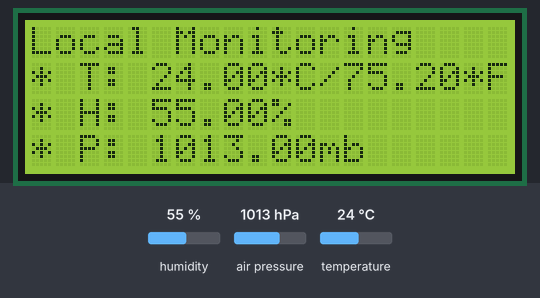
Bench run of a sketch on a simulated Arduino Uno, built with avr-gcc and run on an emulated ATmega328P. On the bench: 20×4 character LCD. The test bench sets the inputs (shaded band); at power-on: air pressure 1013 hPa, temperature 24 °C, humidity 55 %.

Above: at 4.2 s.
4.3 s: air pressure set to 952 hPa
At 6.1 s:
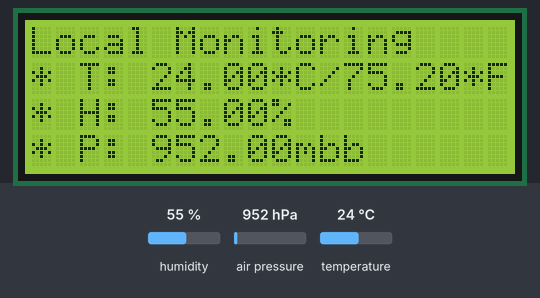
7.0 s: temperature set to 41 °C
At 7.6 s:
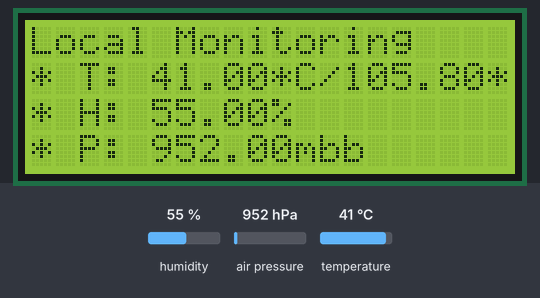
9.7 s: air pressure set to 1000 hPa
At 12.1 s:
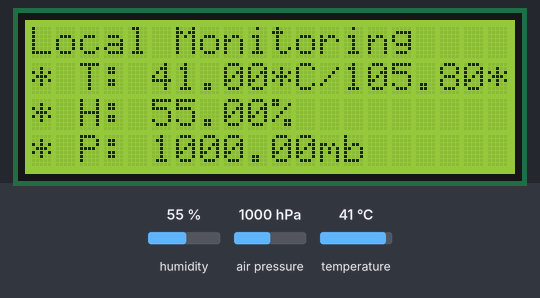
12.9 s: humidity set to 22 %
At 14.9 s:
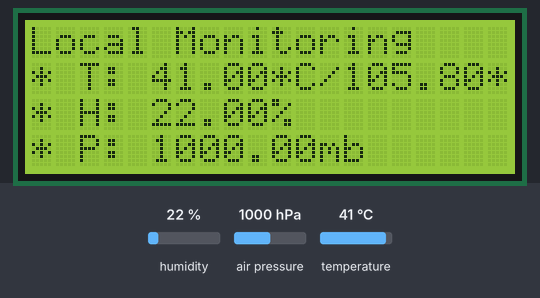
15.6 s: humidity set to 40 %
At 18.2 s:
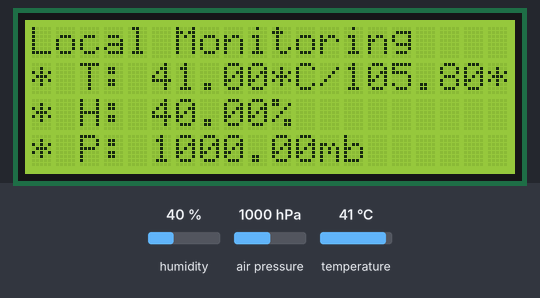
19.1 s: air pressure set to 975 hPa
At 21.0 s:
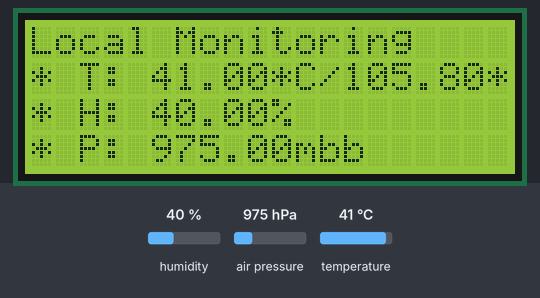
Timing chart, 0 to 22.5 s (numbered marks = the images above; inputs shaded):
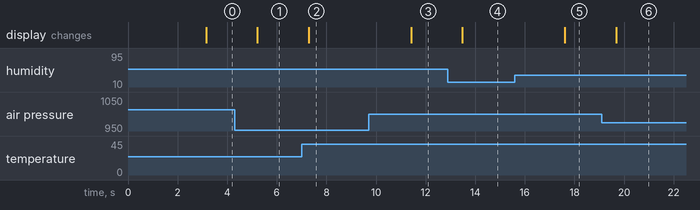

Measured:
- after the input at 4.3 s, the display: changes after 0.91 s (image 1)
- after the input at 7.0 s, the display: changes after 0.28 s (image 2)
- after the input at 9.7 s, the display: changes after 1.7 s (image 3)
- after the input at 12.9 s, the display: changes after 0.58 s (image 4)
- after the input at 15.6 s, the display: changes after 2.0 s (image 5)
- after the input at 19.1 s, the display: changes after 0.59 s (image 6)

The sketch:

dht22bmp28020x4.ino
```cpp
/*
 * GY BMP 280, DHT 22 and LCD test sketch
 * http://satujamsaja.blogspot.co.id
 *
 */

#include <Wire.h>
#include <SPI.h>
#include <Adafruit_Sensor.h>
#include <Adafruit_BMP280.h>
#include <DHT.h>
#include <LiquidCrystal_I2C.h>

#define DHTPIN 2
#define DHTTYPE DHT22

// init bmp using I2C
Adafruit_BMP280 bme;

// init DHT 22
DHT dht(DHTPIN, DHTTYPE);

// LCD
LiquidCrystal_I2C lcd(0x27, 2, 1, 0, 4, 5, 6, 7, 3, POSITIVE);

void setup()
{
  if (!bme.begin())
  {
    lcd.setCursor(0,0);
    lcd.print("Failed to initialize!");
    while (1);
  }

  // dht
  dht.begin();

  // lcd
  lcd.begin(20,4);
  lcd.backlight();
  lcd.setCursor(0,0);
  lcd.print("Initialize...");
  delay(3000);
  lcd.clear();
}

void loop()
{

    float humidity = dht.readHumidity();
    float celcius = dht.readTemperature(); // celcius is default output
    float fahrenheit = dht.readTemperature(true); // set true to read in fahrenheit

    // skip if error occured
    if (isnan(humidity) || isnan(celcius) || isnan(fahrenheit))
    {
      Serial.println("Failed to read from DHT sensor!");
      return;
    }

    lcd.setCursor(0,0);
    lcd.print("Local Monitoring");
    lcd.setCursor(0,1);
    lcd.print("* T: ");
    lcd.print(celcius);
    lcd.print("*C/");
    lcd.print(fahrenheit);
    lcd.print("*F");
    lcd.setCursor(0,2);
    lcd.print("* H: ");
    lcd.print(humidity);
    lcd.print("%");
    lcd.setCursor(0,3);
    lcd.print("* P: ");
    lcd.print(bme.readPressure() / 100,2);
    lcd.print("mb");
    delay(2000);
}
```
